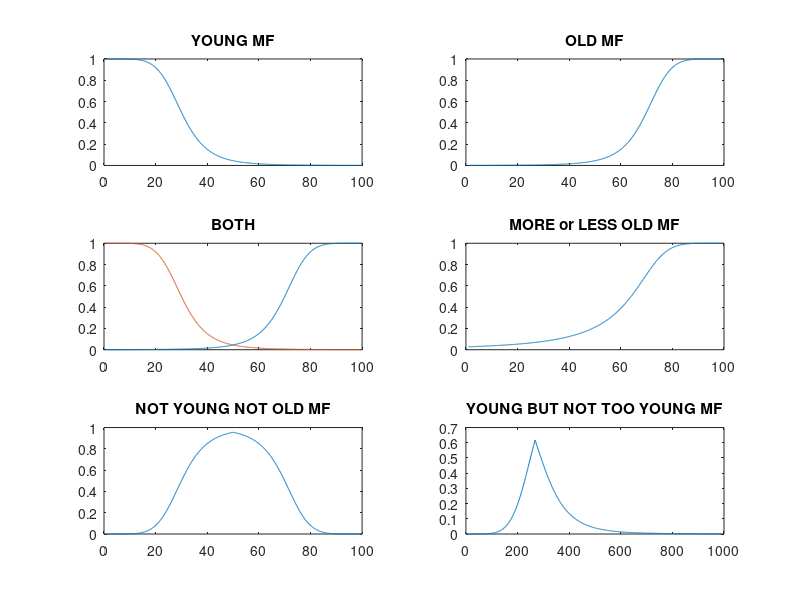
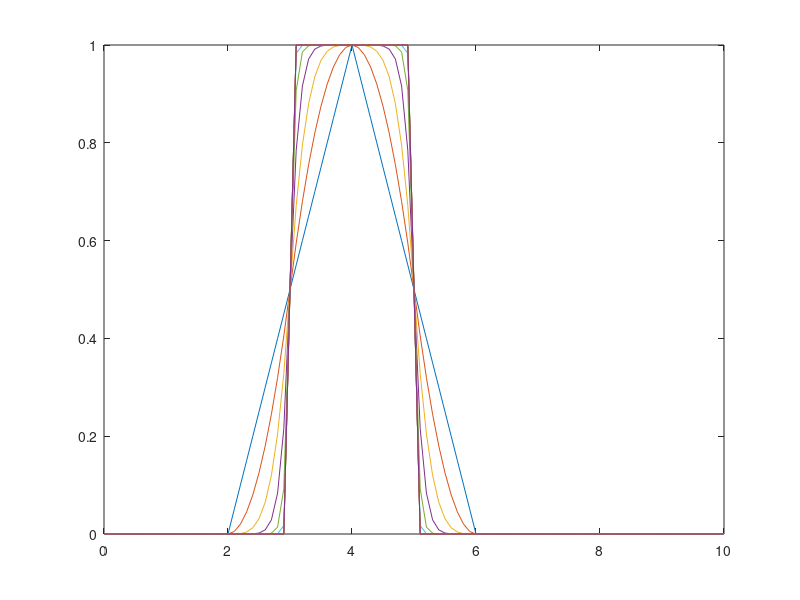

Here is the MATLAB script that generated these plots, in order:
clc;
clear all;
close all;

x=1:0.1:100;

young=gbellmf(x,[30,3,0]);
subplot(3,2,1);
plot(x,young);
title('YOUNG MF');

old=gbellmf(x,[30,3,100]);
subplot(3,2,2);
plot(x,old);
title('OLD MF');

subplot(3,2,3);
plot(x,old);
hold on;
plot(x,young);
hold off;
title('BOTH');


molo=old.^0.5;
subplot(3,2,4);
plot(x,molo);
title('MORE or LESS OLD MF');

nyno=min((1-young),(1-old));
subplot(3,2,5);
plot(x,nyno);
title('NOT YOUNG NOT OLD MF');

ybnty=min(young,(1-(young.^2)));
subplot(3,2,6);
plot(ybnty);
title('YOUNG BUT NOT TOO YOUNG MF');

figure(2);
l=0:0.1:10;
m=trimf(l,[2 4 6])
plot(l,m);
hold on;

for j=1:10
    for i=1:101
        if m(i)>0  && m(i)<=0.5
            m(i)=2*(m(i)).^2
        elseif m(i)>0.5  && m(i)<=1
            m(i)=1-2*(1-m(i)).^2
        end;
    end;
    plot(l,m);
end;


